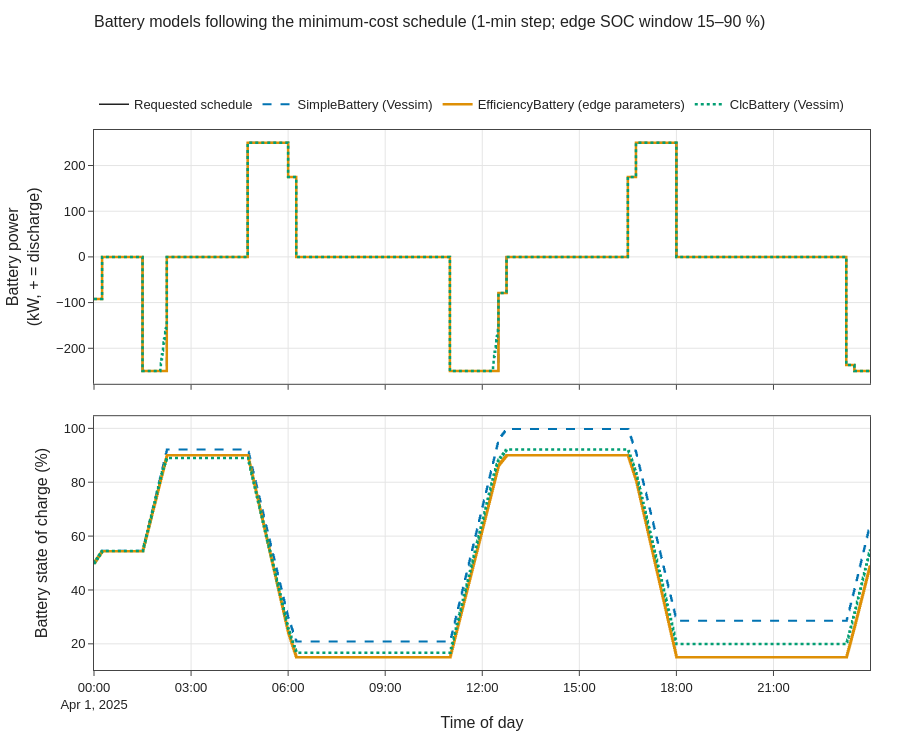

Source (notebook cell):
### Code cell
series = {m: model_runs[m, "schedule", "1 min"]["soc"] * 100 for m in MODELS}
power = {"Requested schedule": lp_cost,
         **{m: model_runs[m, "schedule", "1 min"]["battery_kw"] for m in MODELS}}
fig = vp.stacked_panels([
    ("Battery power (kW, + = discharge)", power),
    ("Battery state of charge (%)", series),
], title="Battery models following the minimum-cost schedule (1-min step; edge SOC window 15–90 %)",
   row_height=300)
vp.save(fig, OUT / "battery_models", png=True)
fig.show()

### Figure 1 — Plotly figure (JSON) as saved in the notebook; plotly's stock layout.template omitted (floating-point values rounded to 4 significant figures; data arrays with more than 128 entries replaced by an {"elided": "..."} marker saying what was removed)
{"data": [{"legendgroup": "Requested schedule", "line": {"color": "#222222", "dash": "solid", "shape": "hv", "width": 1.5}, "mode": "lines", "name": "Requested schedule", "showlegend": true, "type": "scatter", "x": ["2025-04-01T00:00:00.000000", "2025-04-01T00:15:00.000000", "2025-04-01T00:30:00.000000", "2025-04-01T00:45:00.000000", "2025-04-01T01:00:00.000000", "2025-04-01T01:15:00.000000", "2025-04-01T01:30:00.000000", "2025-04-01T01:45:00.000000", "2025-04-01T02:00:00.000000", "2025-04-01T02:15:00.000000", "2025-04-01T02:30:00.000000", "2025-04-01T02:45:00.000000", "2025-04-01T03:00:00.000000", "2025-04-01T03:15:00.000000", "2025-04-01T03:30:00.000000", "2025-04-01T03:45:00.000000", "2025-04-01T04:00:00.000000", "2025-04-01T04:15:00.000000", "2025-04-01T04:30:00.000000", "2025-04-01T04:45:00.000000", "2025-04-01T05:00:00.000000", "2025-04-01T05:15:00.000000", "2025-04-01T05:30:00.000000", "2025-04-01T05:45:00.000000", "2025-04-01T06:00:00.000000", "2025-04-01T06:15:00.000000", "2025-04-01T06:30:00.000000", "2025-04-01T06:45:00.000000", "2025-04-01T07:00:00.000000", "2025-04-01T07:15:00.000000", "2025-04-01T07:30:00.000000", "2025-04-01T07:45:00.000000", "2025-04-01T08:00:00.000000", "2025-04-01T08:15:00.000000", "2025-04-01T08:30:00.000000", "2025-04-01T08:45:00.000000", "2025-04-01T09:00:00.000000", "2025-04-01T09:15:00.000000", "2025-04-01T09:30:00.000000", "2025-04-01T09:45:00.000000", "2025-04-01T10:00:00.000000", "2025-04-01T10:15:00.000000", "2025-04-01T10:30:00.000000", "2025-04-01T10:45:00.000000", "2025-04-01T11:00:00.000000", "2025-04-01T11:15:00.000000", "2025-04-01T11:30:00.000000", "2025-04-01T11:45:00.000000", "2025-04-01T12:00:00.000000", "2025-04-01T12:15:00.000000", "2025-04-01T12:30:00.000000", "2025-04-01T12:45:00.000000", "2025-04-01T13:00:00.000000", "2025-04-01T13:15:00.000000", "2025-04-01T13:30:00.000000", "2025-04-01T13:45:00.000000", "2025-04-01T14:00:00.000000", "2025-04-01T14:15:00.000000", "2025-04-01T14:30:00.000000", "2025-04-01T14:45:00.000000", "2025-04-01T15:00:00.000000", "2025-04-01T15:15:00.000000", "2025-04-01T15:30:00.000000", "2025-04-01T15:45:00.000000", "2025-04-01T16:00:00.000000", "2025-04-01T16:15:00.000000", "2025-04-01T16:30:00.000000", "2025-04-01T16:45:00.000000", "2025-04-01T17:00:00.000000", "2025-04-01T17:15:00.000000", "2025-04-01T17:30:00.000000", "2025-04-01T17:45:00.000000", "2025-04-01T18:00:00.000000", "2025-04-01T18:15:00.000000", "2025-04-01T18:30:00.000000", "2025-04-01T18:45:00.000000", "2025-04-01T19:00:00.000000", "2025-04-01T19:15:00.000000", "2025-04-01T19:30:00.000000", "2025-04-01T19:45:00.000000", "2025-04-01T20:00:00.000000", "2025-04-01T20:15:00.000000", "2025-04-01T20:30:00.000000", "2025-04-01T20:45:00.000000", "2025-04-01T21:00:00.000000", "2025-04-01T21:15:00.000000", "2025-04-01T21:30:00.000000", "2025-04-01T21:45:00.000000", "2025-04-01T22:00:00.000000", "2025-04-01T22:15:00.000000", "2025-04-01T22:30:00.000000", "2025-04-01T22:45:00.000000", "2025-04-01T23:00:00.000000", "2025-04-01T23:15:00.000000", "2025-04-01T23:30:00.000000", "2025-04-01T23:45:00.000000"], "xaxis": "x", "y": [-92.11, 0.0, 0.0, 0.0, 0.0, 0.0, -250.0, -250.0, -250.0, 0.0, 0.0, 0.0, 0.0, 0.0, 0.0, 0.0, 0.0, 0.0, 0.0, 250.0, 250.0, 250.0, 250.0, 250.0, 175.0, -0.0, -0.0, 0.0, -0.0, 0.0, 0.0, 0.0, 0.0, -0.0, 0.0, -0.0, 0.0, -0.0, 0.0, 0.0, -0.0, -0.0, 0.0, -0.0, -250.0, -250.0, -250.0, -250.0, -250.0, -250.0, -78.95, -0.0, -0.0, -0.0, -0.0, -0.0, -0.0, 0.0, 0.0, 0.0, -0.0, -0.0, 0.0, 0.0, 0.0, 0.0, 175.0, 250.0, 250.0, 250.0, 250.0, 250.0, -0.0, 0.0, -0.0, 0.0, -0.0, 0.0, 0.0, 0.0, -0.0, 0.0, 0.0, -0.0, 0.0, 0.0, 0.0, 0.0, 0.0, 0.0, 0.0, 0.0, 0.0, -236.8, -250.0, -250.0], "yaxis": "y"}, {"legendgroup": "SimpleBattery (Vessim)", "line": {"color": "#0173b2", "dash": "dash", "shape": "hv", "width": 2}, "mode": "lines", "name": "SimpleBattery (Vessim)", "showlegend": true, "type": "scatter", "x": {"elided": "1440 str values"}, "xaxis": "x", "y": {"elided": "1440 float values"}, "yaxis": "y"}, {"legendgroup": "EfficiencyBattery (edge parameters)", "line": {"color": "#de8f05", "dash": "solid", "shape": "hv", "width": 2.5}, "mode": "lines", "name": "EfficiencyBattery (edge parameters)", "showlegend": true, "type": "scatter", "x": {"elided": "1440 str values"}, "xaxis": "x", "y": {"elided": "1440 float values"}, "yaxis": "y"}, {"legendgroup": "ClcBattery (Vessim)", "line": {"color": "#029e73", "dash": "dot", "shape": "hv", "width": 2.5}, "mode": "lines", "name": "ClcBattery (Vessim)", "showlegend": true, "type": "scatter", "x": {"elided": "1440 str values"}, "xaxis": "x", "y": {"elided": "1440 float values"}, "yaxis": "y"}, {"legendgroup": "SimpleBattery (Vessim)", "line": {"color": "#0173b2", "dash": "dash", "shape": "hv", "width": 2}, "mode": "lines", "name": "SimpleBattery (Vessim)", "showlegend": false, "type": "scatter", "x": {"elided": "1440 str values"}, "xaxis": "x2", "y": {"elided": "1440 float values"}, "yaxis": "y2"}, {"legendgroup": "EfficiencyBattery (edge parameters)", "line": {"color": "#de8f05", "dash": "solid", "shape": "hv", "width": 2.5}, "mode": "lines", "name": "EfficiencyBattery (edge parameters)", "showlegend": false, "type": "scatter", "x": {"elided": "1440 str values"}, "xaxis": "x2", "y": {"elided": "1440 float values"}, "yaxis": "y2"}, {"legendgroup": "ClcBattery (Vessim)", "line": {"color": "#029e73", "dash": "dot", "shape": "hv", "width": 2.5}, "mode": "lines", "name": "ClcBattery (Vessim)", "showlegend": false, "type": "scatter", "x": {"elided": "1440 str values"}, "xaxis": "x2", "y": {"elided": "1440 float values"}, "yaxis": "y2"}], "layout": {"height": 740, "title": {"text": "Battery models following the minimum-cost schedule (1-min step; edge SOC window 15–90 %)"}, "xaxis": {"anchor": "y", "automargin": true, "domain": [0.0, 1.0], "gridcolor": "#e5e5e5", "linecolor": "#444444", "matches": "x2", "mirror": true, "showgrid": true, "showline": true, "showticklabels": false, "ticks": "outside", "zeroline": false}, "xaxis2": {"anchor": "y2", "automargin": true, "domain": [0.0, 1.0], "gridcolor": "#e5e5e5", "linecolor": "#444444", "mirror": true, "showgrid": true, "showline": true, "ticks": "outside", "title": {"text": "Time of day"}, "zeroline": false}, "yaxis": {"anchor": "x", "automargin": true, "domain": [0.53, 1.0], "gridcolor": "#e5e5e5", "linecolor": "#444444", "mirror": true, "showgrid": true, "showline": true, "ticks": "outside", "title": {"standoff": 12, "text": "Battery power<br>(kW, + = discharge)"}, "zeroline": false}, "yaxis2": {"anchor": "x2", "automargin": true, "domain": [0.0, 0.47], "gridcolor": "#e5e5e5", "linecolor": "#444444", "mirror": true, "showgrid": true, "showline": true, "ticks": "outside", "title": {"standoff": 12, "text": "Battery state of charge (%)"}, "zeroline": false}}}
